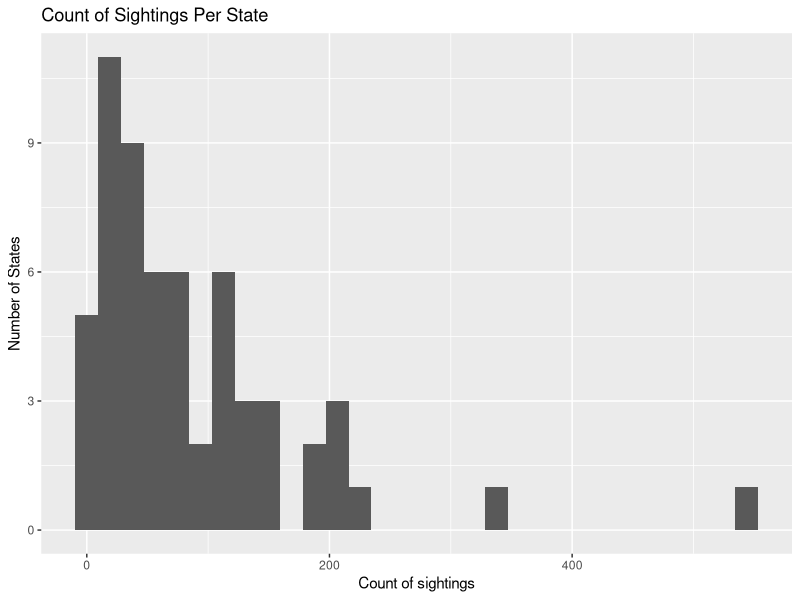
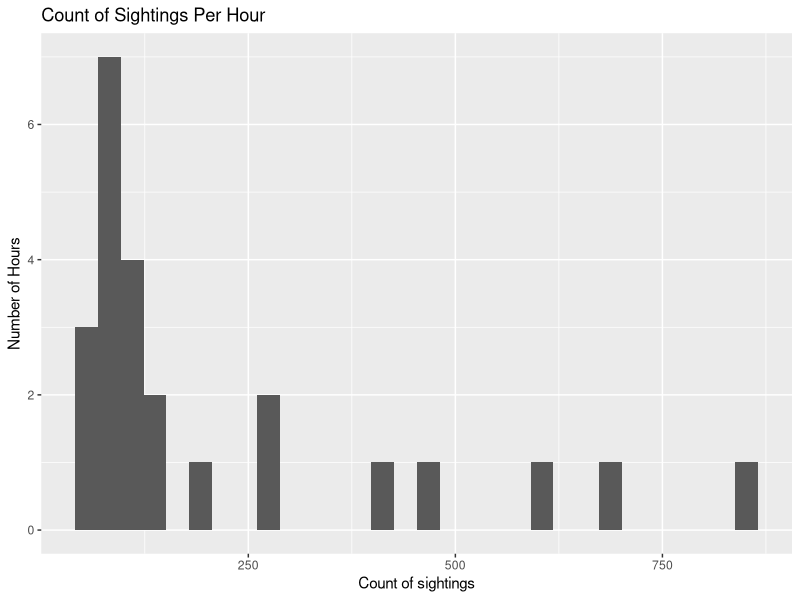
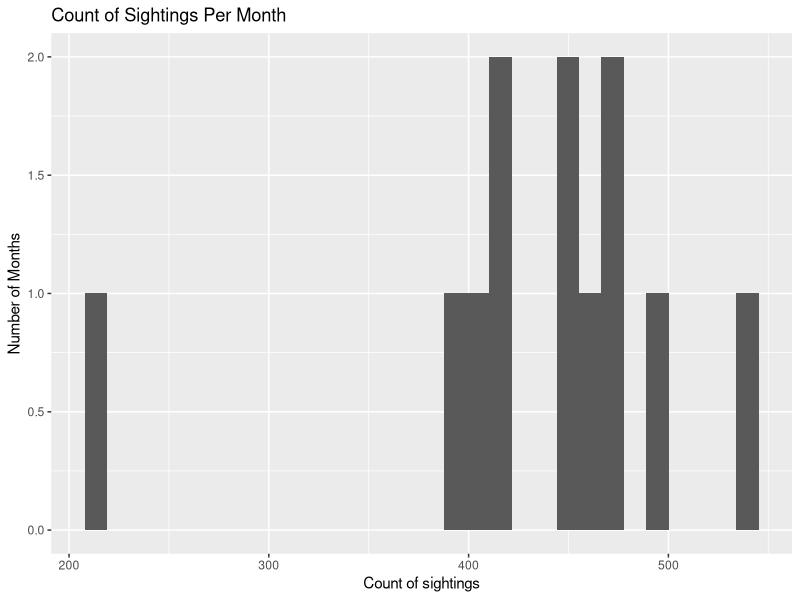
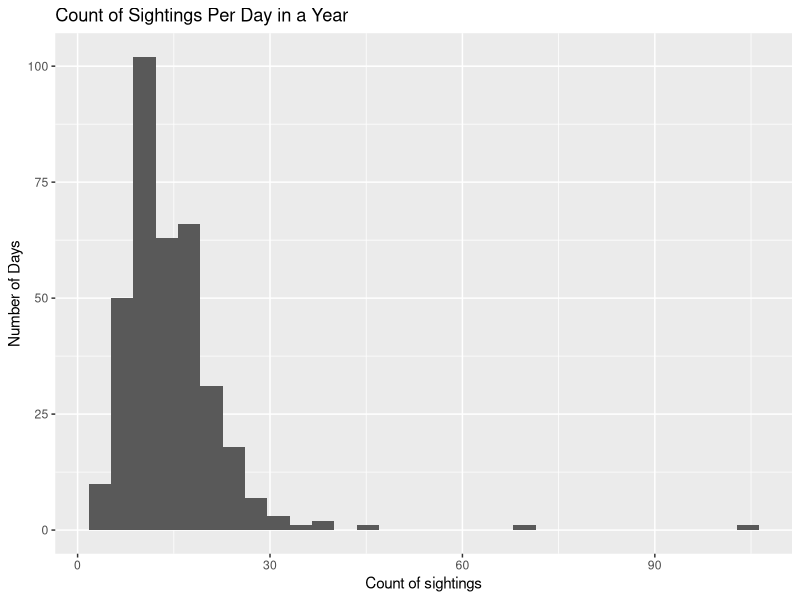
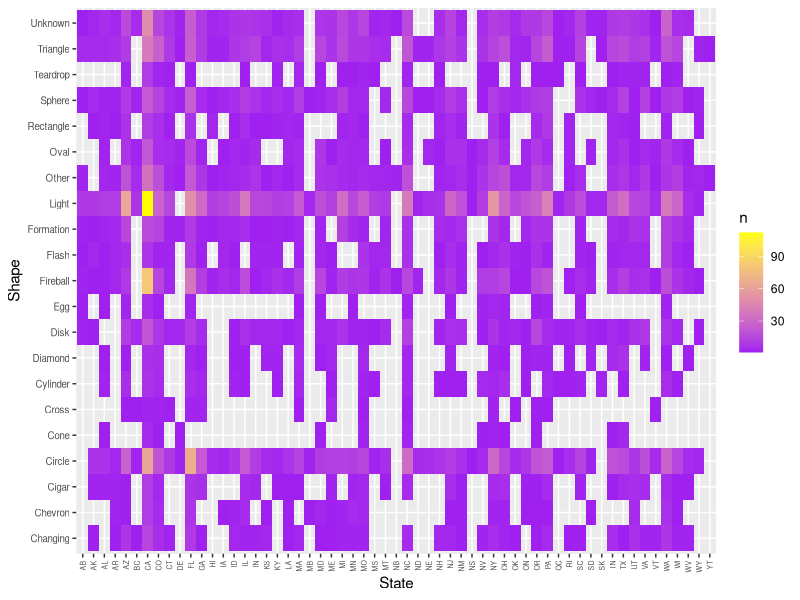

The R script that drew these images, in order:
## ---- chunk 1
# FROM rocker/verse
# RUN R -e "install.packages(c('tidyverse', 'ggplot2'))"
# WORKDIR /work
# CMD ["R", "-e", "rmarkdown::render('ufo.Rmd')"]
## ---- chunk 2
#setwd("C:/Users/karie/Documents/UNCgrad/611/projects/611projects/")
df <- read.csv("./source_data/ufodata.csv")
library(tidyverse)
library(ggplot2)
## ---- chunk 3
df$form =nchar(df$Date...Time)
sample <- df %>% group_by(form) %>% slice(1:5)
#sample

shortform = df[df$form<=10,]
temp=lapply(lapply(shortform$Date...Time,str_split,"/"),`[[`,1)
shortform$Year = lapply(temp,`[[`,3)
shortform$Year = as.numeric(shortform$Year)+2000 
shortform$Month = lapply(temp,`[[`,1)
shortform$Month = as.numeric(shortform$Month)
shortform$Day = lapply(temp,`[[`,2)
shortform$Day = as.numeric(shortform$Day)

longform = df[(df$form %in% c(13,14)),]
temp=lapply(lapply(longform$Date...Time,str_split,"\\/|\\:| "),`[[`,1)
longform$Year = lapply(temp,`[[`,3)
longform$Year = as.numeric(longform$Year)+2000 
longform$Month = lapply(temp,`[[`,1)
longform$Month = as.numeric(longform$Month)
longform$Day = lapply(temp,`[[`,2)
longform$Day = as.numeric(longform$Day)
longform$Hour = lapply(temp,`[[`,4)
longform$Hour = as.numeric(longform$Hour)
longform$Minute = lapply(temp,`[[`,5)
longform$Minute = as.numeric(longform$Minute)

longest = df[df$form>15,]
temp=lapply(lapply(longest$Date...Time,str_split,"\\-|\\.| "),`[[`,1)
longest$Year = lapply(temp,`[[`,1)
longest$Year = as.numeric(longest$Year)
longest$Month = lapply(temp,`[[`,2)
longest$Month = as.numeric(longest$Month)
longest$Day = lapply(temp,`[[`,3)
longest$Day = as.numeric(longest$Day)
longest$Hour = lapply(temp,`[[`,4)
longest$Hour = as.numeric(longest$Hour)
longest$Minute = lapply(temp,`[[`,5)
longest$Minute = as.numeric(longest$Minute)
longest$Second = lapply(temp,`[[`,6)
longest$Second = as.numeric(longest$Second)

shortform[,setdiff(names(longest), names(shortform))] <- NA
longform[,setdiff(names(longest), names(longform))] <- NA

newdf=rbind(shortform,longform,longest)

newdf = newdf %>% mutate(Date...Time=NULL, form=NULL)
## ---- chunk 4
df2 <- newdf %>% group_by(State) %>% tally() 

ggplot(df2)+
  geom_histogram(aes(n)) +
  xlab("Count of sightings")+
  ylab("Number of States")+
  ggtitle("Count of Sightings Per State")
## ---- chunk 5
df3 <- newdf %>% group_by(Hour) %>% tally() %>% na.omit()

ggplot(df3)+
  geom_histogram(aes(n))+
  xlab("Count of sightings")+
  ylab("Number of Hours")+
  ggtitle("Count of Sightings Per Hour")
  
## ---- chunk 6
df4 <- newdf %>% group_by(Month) %>% tally() 

ggplot(df4)+
  geom_histogram(aes(n))+  
  xlab("Count of sightings")+
  ylab("Number of Months")+
  ggtitle("Count of Sightings Per Month")
  
## ---- chunk 7
df5 <- newdf %>% group_by(Month,Day) %>% tally() 

ggplot(df5)+
  geom_histogram(aes(n))+
  xlab("Count of sightings")+
  ylab("Number of Days")+
  ggtitle("Count of Sightings Per Day in a Year")
  
## ---- chunk 8
df6 <- newdf %>% group_by(Shape, State) %>% tally() 
ggplot(df6)+
  geom_tile(aes(x=State,y=Shape,fill=n))+
  scale_fill_gradient(low="purple", high="yellow")+
  theme(axis.text.x = element_text(angle = 90, vjust = 0.5, hjust=1, size=5),axis.text.y = element_text(size=7))
